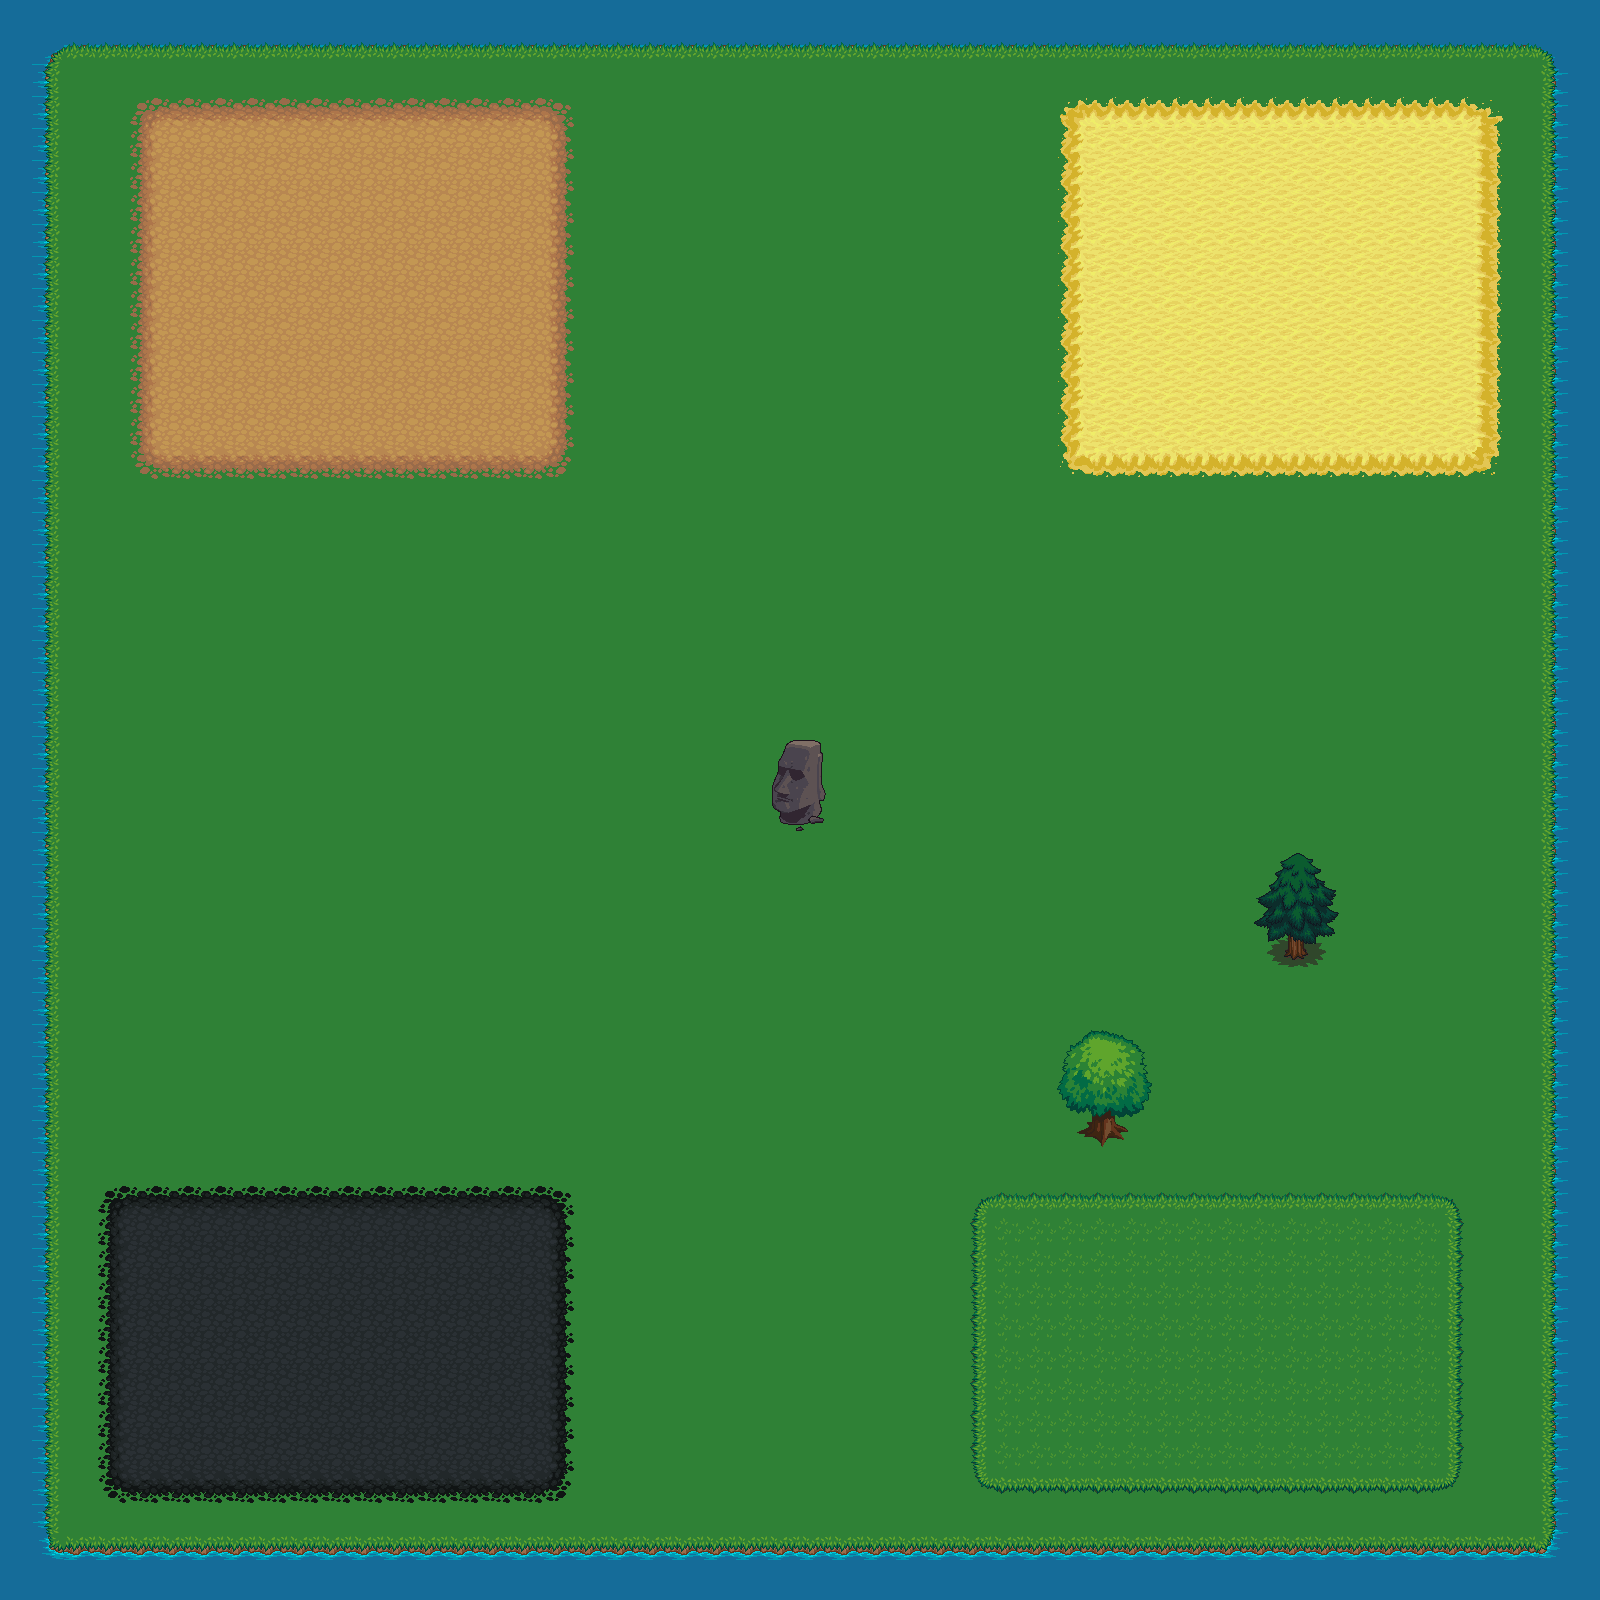

Below is a game level as drawn by its tile map, then a one-line description and the .tmx that defines it (tile-layer data replaced by summaries):
An orthogonal 50x50 tile map with 32x32 px tiles, 5 tile layers (In-Border, Terrain, Items-1, Itmes-2, ...), 2 tilesets.

<map version="1.2" tiledversion="1.2.3" orientation="orthogonal" renderorder="right-down" width="50" height="50" tilewidth="32" tileheight="32" infinite="0" nextlayerid="6" nextobjectid="1">
 <tileset firstgid="1" source="base_out_atlas.tsx" />
 <tileset firstgid="1025" source="terrain_atlas.tsx" />
 <layer id="2" name="In-Border" width="50" height="50">
  <data>[2500 cells, 2422 non-empty, 13 distinct tile ids]</data>
 </layer>
 <layer id="3" name="Terrain" width="50" height="50">
  <data>[2500 cells, 646 non-empty, 36 distinct tile ids]</data>
 </layer>
 <layer id="4" name="Items-1" width="50" height="50">
  <data>[2500 cells, 27 non-empty, 27 distinct tile ids]</data>
 </layer>
 <layer id="5" name="Itmes-2" width="50" height="50">
  <data>[2500 cells, 12 non-empty, 12 distinct tile ids]</data>
 </layer>
 <layer id="1" name="Border" width="50" height="50">
  <data>[2500 cells, 390 non-empty, 15 distinct tile ids]</data>
 </layer>
</map>
